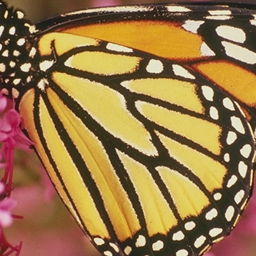
%> input picture test_images/butterfly.tif, 256 x 256 px
$ octave main.m   (GNU Octave 9; MATLAB toolbox functions it lacks are replaced by stand-ins)
%> lines starting %> are read from the running program, lines starting %| are printed output that depends on the picture
### helper_functions/PrepareImage.m
% Copyright 2017 Google Inc.
%
% Licensed under the Apache License, Version 2.0 (the "License");
% you may not use this file except in compliance with the License.
% You may obtain a copy of the License at
%
%     https://www.apache.org/licenses/LICENSE-2.0
%
% Unless required by applicable law or agreed to in writing, software
% distributed under the License is distributed on an "AS IS" BASIS,
% WITHOUT WARRANTIES OR CONDITIONS OF ANY KIND, either express or implied.
% See the License for the specific language governing permissions and
% limitations under the License.

% returns the luminance channel of the input_image

function luma_image = PrepareImage(input_image)

if  size(input_image,3) == 3
    ycbcr_im = rgb2ycbcr(uint8(input_image));
    luma_image = double(ycbcr_im(:,:,1));
else
    luma_image = input_image;
end

luma_image = double(luma_image);

### helper_functions/ComputePSNR.m
% Copyright 2017 Google Inc.
%
% Licensed under the Apache License, Version 2.0 (the "License");
% you may not use this file except in compliance with the License.
% You may obtain a copy of the License at
%
%     https://www.apache.org/licenses/LICENSE-2.0
%
% Unless required by applicable law or agreed to in writing, software
% distributed under the License is distributed on an "AS IS" BASIS,
% WITHOUT WARRANTIES OR CONDITIONS OF ANY KIND, either express or implied.
% See the License for the specific language governing permissions and
% limitations under the License.

% Computes the PSNR of two single-channel images

function out_psnr = ComputePSNR(orig_im,est_im)

err = sqrt(mean((orig_im(:)-est_im(:)).^2));
out_psnr = 20*log10(255/err);

return;

### parameters/GetUniformDeblurFPParams.m
% Copyright 2017 Google Inc.
%
% Licensed under the Apache License, Version 2.0 (the "License");
% you may not use this file except in compliance with the License.
% You may obtain a copy of the License at
%
%     https://www.apache.org/licenses/LICENSE-2.0
%
% Unless required by applicable law or agreed to in writing, software
% distributed under the License is distributed on an "AS IS" BASIS,
% WITHOUT WARRANTIES OR CONDITIONS OF ANY KIND, either express or implied.
% See the License for the specific language governing permissions and
% limitations under the License.

% Returns set of parameters
% set light_mode = true to run the code in a sub optimal but faster mode
% set light_mode = false to obtain the results reported in the RED paper
% psf - the Point Spread Function, used by the solver if use_fft == true
%       this feature is supported only for deblurring

function params = GetUniformDeblurFPParams(light_mode, psf, use_fft)

params = GetUniformDeblurSDParams(light_mode);

% number of outer iterations
if light_mode
    params.outer_iters = 100;
else
    params.outer_iters =200 ;
end

% use fft for solving a linear system in a closed form
params.use_fft = use_fft;
params.psf = psf;

% number of inner iterations, set to 'nan' if use_fft == true
if use_fft
    params.inner_iters = nan;
else
    params.inner_iters = 20;
end

return

### parameters/GetUniformDeblurSDParams.m
% Copyright 2017 Google Inc.
%
% Licensed under the Apache License, Version 2.0 (the "License");
% you may not use this file except in compliance with the License.
% You may obtain a copy of the License at
%
%     https://www.apache.org/licenses/LICENSE-2.0
%
% Unless required by applicable law or agreed to in writing, software
% distributed under the License is distributed on an "AS IS" BASIS,
% WITHOUT WARRANTIES OR CONDITIONS OF ANY KIND, either express or implied.
% See the License for the specific language governing permissions and
% limitations under the License.

% Returns set of parameters
% set light_mode = true to run the code in a sub optimal but faster mode
% set light_mode = false to obtain the results reported in the RED paper

function params = GetUniformDeblurSDParams(light_mode)

% regularization factor
params.lambda =0.008;    % the regularization parameter of non-local denoiser, i.e. BM3D
params.beta =0.012;      % the regularization parameter of local denoiser, i.e. TNRD

% number of outer iterations
if light_mode
    params.outer_iters = 500;
else
    params.outer_iters = 1000;
end

% level of noise assumed in the local regularization-denoiser
params.effective_sigma = 3.25;

### minimizers/RunFP.m
% Copyright 2017 Google Inc.
%
% Licensed under the Apache License, Version 2.0 (the "License");
% you may not use this file except in compliance with the License.
% You may obtain a copy of the License at
%
%     https://www.apache.org/licenses/LICENSE-2.0
%
% Unless required by applicable law or agreed to in writing, software
% distributed under the License is distributed on an "AS IS" BASIS,
% WITHOUT WARRANTIES OR CONDITIONS OF ANY KIND, either express or implied.
% See the License for the specific language governing permissions and
% limitations under the License.

% Objective:
%   Minimize E(x) = 1/(2sigma^2)||Hx-y||_2^2 + 0.5*lambda*x'*(x-denoise(x))
%   via the fixed-point method.
%   Please refer to Section 4.2 in the paper for more details:
%   "Deploying the Denoising Engine for Solving Inverse Problems --
%   Fixed-Point Strategy".
%
% Inputs:
%   y - the input image
%   ForwardFunc - the degradation operator H
%   BackwardFunc - the transpose of the degradation operator H
%   InitEstFunc - special initialization (e.g. the output of other method)
%   input_sigma - noise level
%   params.lambda - regularization parameter
%   params.outer_iters - number of total iterations
%   params.inner_iters - number of inner FP iterations
%   params.use_fft - solve the linear system Az = b using FFT rather than
%                    running gradient descent for params.inner_iters. This
%                    feature is suppoterd only for deblurring
%   params.psf     - the Point Spread Function (used only when
%                    use_fft == true).
%   params.effective_sigma - the input noise level to the denoiser
%   orig_im - the original image, used for PSNR evaluation ONLY
%
% Outputs:
%   im_out - the reconstructed image
%   psnr_out - PSNR measured between x_est and orig_im

function [im_out, psnr_out] = RunFP(y, ForwardFunc, BackwardFunc,...
    InitEstFunc, input_sigma, params, orig_im)

% print infp every PRINT_MOD steps
QUIET = 0;
PRINT_MOD = floor(params.outer_iters/10);
if ~QUIET
    fprintf('%7s\t%10s\t%12s\n', 'iter', 'PSNR', 'objective');
end

% parameters
lambda = params.lambda;
beta = params.beta;
outer_iters = params.outer_iters;
inner_iters = params.inner_iters;
effective_sigma = params.effective_sigma;
nSig=100;
Par=ParSet(nSig);
c=0.68;

% initialization
x_est = InitEstFunc(y);
Ht_y = BackwardFunc(y)/(input_sigma^2);

% compute the fft of the psf (useful for deblurring)
if isfield(params,'use_fft') && params.use_fft == true
    [h, w, ~] = size(y);
    fft_psf = zeros(h, w);
    t = floor(size(params.psf, 1)/2);
    fft_psf(h/2+1-t:h/2+1+t, w/2+1-t:w/2+1+t) = params.psf;
    fft_psf = fft2( fftshift(fft_psf) );

    fft_y = fft2(y);
    fft_Ht_y = conj(fft_psf).*fft_y / (input_sigma^2);
    fft_HtH = abs(fft_psf).^2 / (input_sigma^2);
end

% outer iterations
for k = 1:1:outer_iters

    % apply the denoising engine
    f_x_est1 = Denoiser1(x_est);
    f_x_est2 = Denoiser(x_est, effective_sigma);
    % solve Az = b by a variant of the SD method, where
    % A = 1/(sigma^2)*H'*H + lambda*I, and
    % b = 1/(sigma^2)*H'*y + lambda*denoiser(x_est)
    if isfield(params,'use_fft') && params.use_fft == true
        b = fft_Ht_y + lambda*fft2(f_x_est1) + beta*fft2(f_x_est2);
        %b = fft_Ht_y + lambda*fft2(f_x_est1);
        A = fft_HtH + lambda + beta;
        %A = fft_HtH + lambda;
        x_est = real(ifft2( b./A ));
        x_est = max( min(x_est, 255), 0);
    else
        for j=1:1:inner_iters
            b = Ht_y + lambda*f_x_est1+ beta*f_x_est2;
            %b = Ht_y + lambda*f_x_est1;
            ht_h_x_est = BackwardFunc(ForwardFunc(x_est))/(input_sigma^2);
            %res = b - ht_h_x_est - lambda*x_est;
            res = b - ht_h_x_est - lambda*x_est - beta*x_est;
            %A_res = BackwardFunc(ForwardFunc(res))/(input_sigma^2) + lambda*res;
            A_res = BackwardFunc(ForwardFunc(res))/(input_sigma^2) + (lambda+beta)*res;
            mu_opt = mean(res(:).*A_res(:))/mean(A_res(:).*A_res(:));
            x_est = x_est + mu_opt*res;
            x_est = max( min(x_est, 255), 0);
        end
    end
    if ~QUIET && (mod(k,PRINT_MOD) == 0 || k == outer_iters)
        % evaluate the cost function
        fun_val = CostFunc(y, x_est, ForwardFunc, input_sigma,...
            lambda,beta, effective_sigma);
        im_out = x_est(1:size(orig_im,1), 1:size(orig_im,2));
        psnr_out = ComputePSNR(orig_im, im_out);
        fprintf('%7i %12.5f %12.5f \n', k, psnr_out, fun_val);
    end
end

im_out = x_est(1:size(orig_im,1), 1:size(orig_im,2));
psnr_out = ComputePSNR(orig_im, im_out);

return

### main.m
% Copyright 2017 Google Inc.
    %
% Licensed under the Apache Lic
% ense, Version 2.0 (the "License");
% you may not use this file except in compliance with the License.
% You may obtain a copy of the License at
%
%     https://www.apache.org/licenses/LICENSE-2.0
%
% Unless required by applicable law or agreed to in writing, software
% distributed under the License is distributed on an "AS IS" BASIS,
% WITHOUT WARRANTIES OR CONDITIONS OF ANY KIND, either express or implied.
% See the License for the specific language governing permissions and
% limitations under the License.

% Demonstration of the image restoration experiments conducted in
% Y. Romano, M. Elad, and P. Milanfar, "The Little Engine that Could:
% Regularization by Denoising (RED)", submitted to SIAM Journal on Imaging
% Sciences, 2016. https://arxiv.org/abs/1611.02862
%
% This example reads a ground-truth image, degrades the image by
% first blurring or downscaling it, followed by an addition of random white
% Gaussian noise. Then it calls to RED in order to restore the image.
% This example compares the input and output PSNR, shows and saves the
% results. The suggested image-adaptive Laplacian-regularization functional
% is minimized using the Fixed-Point, ADMM, and Steepest Descent methods.
% Please refer to the paper for more details.
%
% The following are the degradation models that this example handles:
% 'UniformBlur'  - 9X9 uniform psf with noise-level equal to sqrt(2)
% 'GaussianBlur' - 25X25 Gaussian psf with std 1.6 and noise-level
%                  equal to sqrt(2)
% 'Downscale'    - 7X7 Gaussian psf with std 1.6 and noise-level equal to 5
%
% The denoising engine is TNRD: Yunjin Chen, and Thomas Pock, "Trainable
% Nonlinear Reaction Diffusion: A Flexible Framework for Fast and Effective
% Image Restoration", IEEE TPAMI 2016. The code is available in
% http://www.icg.tugraz.at/Members/Chenyunjin/about-yunjin-chen
% Note: Enable parallel pool to reduce runtime.
%
% The degradation process is similar to the one suggested in NCSR paper:
% Weisheng Dong, Lei Zhang, Guangming Shi, and Xin Li "Nonlocally
% Centralized Sparse Representation for Image Restoration", IEEE-TIP, 2013.
% The code is available in http://www4.comp.polyu.edu.hk/~cslzhang/NCSR.htm
%

%clc;
clear;
close all;

% configure the path
% denoising functions
addpath(genpath('./tnrd_denoising/'));
% SD, FP, and ADMM methods
addpath(genpath('./minimizers/'));
% contains the default params
addpath(genpath('./parameters/'));
% contains basic functions
addpath(genpath('./helper_functions/'));
% test images for the debluring and super resolution problems,
% taken from NCSR software package
addpath(genpath('./test_images/'));

% set light_mode = true to run the code in a sub optimal but faster mode
% set light_mode = false to obtain the results reported in the RED paper
light_mode = false;

if light_mode
    fprintf('Running in light mode. ');
    fprintf('Turn off to obatain the results reported in RED paper.\n');
else
    fprintf('Light mode option is off. ');
    fprintf('Reproducing the result in RED paper.\n');
end

%% read the original image

file_name = 'butterfly.tif';
fprintf('Reading %s image...', file_name);
orig_im = imread(['./test_images/' file_name]);
%> orig_im is the input picture: size 256x256x3 uint8; mean R, G, B 153, 119.2, 72.8
orig_im = double(orig_im);
%> orig_im: size 256x256x3 double

fprintf(' Done.\n');


%% define the degradation model

% choose the secenrio: 'UniformBlur', 'GaussianBlur', or 'Downscale'
degradation_model = 'UniformBlur';

fprintf('Test case: %s degradation model.\n', degradation_model);

switch degradation_model
    case 'UniformBlur'
        % noise level
        input_sigma = sqrt(2);
        % filter size
        psf_sz = 9;
        % create uniform filter
        psf = fspecial('average', psf_sz);
        % use fft to solve a system of linear equations in closed form
        use_fft = true;
        % create a function-handle to blur the image
        ForwardFunc = ...
            @(in_im) imfilter(in_im,psf,'conv','same','circular');
        % the psf is symmetric, i.e., the ForwardFunc and BackwardFunc
        % are the same
        BackwardFunc = ForwardFunc;
        % special initialization (e.g. the output of other method)
        % set to identity mapping
        InitEstFunc = @(in_im) in_im;

    case 'GaussianBlur'
        % noise level
        input_sigma = sqrt(2);
        % filter size
        psf_sz = 25;
        % std of the Gaussian filter
        gaussian_std = 1.6;
        % create gaussian filter
        psf = fspecial('gaussian', psf_sz, gaussian_std);
        % use fft to solve a system of linear equations in closed form
        use_fft = true;
        % create a function handle to blur the image
        ForwardFunc = ...
            @(in_im) imfilter(in_im,psf,'conv','same','circular');
        % the psf is symmetric, i.e., the ForwardFunc and BackwardFunc
        % are the same
        BackwardFunc = ForwardFunc;
        % special initialization (e.g. the output of other method)
        % set to identity mapping
        InitEstFunc = @(in_im) in_im;

    case 'Downscale'
        % noise level
        input_sigma = 5;
        % filter size
        psf_sz = 7;
        % std of the Gaussian filter
        gaussian_std = 1.6;
        % create gaussian filter
        psf = fspecial('gaussian', psf_sz, gaussian_std);
        % scaling factor
        scale = 3;

        % compute the size of the low-res image
        lr_im_sz = [ceil(size(orig_im,1)/scale),...
                    ceil(size(orig_im,2)/scale)];
        % create the degradation operator
        H = CreateBlurAndDecimationOperator(scale,lr_im_sz,psf);
        % downscale
        ForwardFunc = @(in_im) reshape(H*in_im(:),lr_im_sz);
        % upscale
        BackwardFunc = @(in_im) reshape(H'*in_im(:),scale*lr_im_sz);
        % special initialization (e.g. the output of other method)
        % use bicubic upscaler
        InitEstFunc = @(in_im) imresize(in_im,scale,'bicubic');

    otherwise
        error('Degradation model is not defined');
end


%% degrade the original image

switch degradation_model
    case {'UniformBlur', 'GaussianBlur'}
        fprintf('Blurring...');
        % blur each channel using the ForwardFunc
        input_im = zeros( size(orig_im) );
        for ch_id = 1:size(orig_im,3)
            input_im(:,:,ch_id) = ForwardFunc(orig_im(:,:,ch_id));
        end
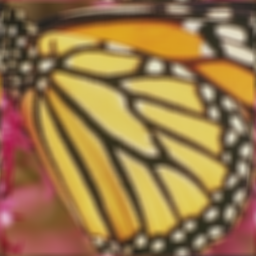
%> input_im: size 256x256x3 double; mean R, G, B 153, 119.2, 72.8; mean of the top-left, top-right, bottom-left and bottom-right quarters 110, 119.1, 111.6, 119.3
        % use 'seed' = 0 to be consistent with the experiments in NCSR
        randn('seed', 0);

    case 'Downscale'
        fprintf('Downscaling...');
        % blur the image, similar to the degradation process of NCSR
        input_im = Blur(orig_im, psf);
        % decimate
        input_im = input_im(1:scale:end,1:scale:end,:);
        % use 'state' = 0 to be consistent with the experiments in NCSR
        randn('state', 0);

    otherwise
        error('Degradation model is not defined');
end

% add noise
fprintf(' Adding noise...');
input_im = input_im + input_sigma*randn(size(input_im));

% convert to YCbCr color space if needed
input_luma_im = PrepareImage(input_im);
%> in PrepareImage, `ycbcr_im = rgb2ycbcr(uint8(input_image));`: ycbcr_im: size 256x256x3 uint8; mean of channels 1, 2, 3 122.5, 102.6, 146.1
%> in PrepareImage, `luma_image = double(ycbcr_im(:,:,1));`:
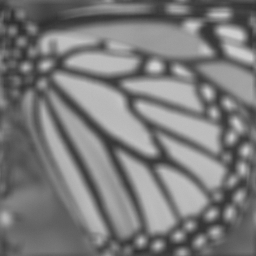
%> luma_image: size 256x256 double; min 46, max 210, mean 122.5
orig_luma_im = PrepareImage(orig_im);
%> in PrepareImage (call 2), `ycbcr_im = rgb2ycbcr(uint8(input_image));`: ycbcr_im: size 256x256x3 uint8; mean of channels 1, 2, 3 122.5, 102.6, 146.2
%> in PrepareImage (call 2), `luma_image = double(ycbcr_im(:,:,1));`:
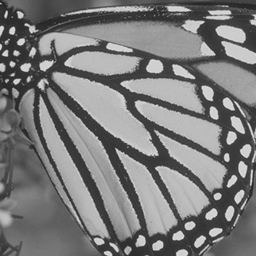
%> luma_image: size 256x256 double; min 33, max 226, mean 122.5

if strcmp(degradation_model,'Downscale')
    % upscale using bicubic
    input_im = imresize(input_im,scale,'bicubic');
    input_im = input_im(1:size(orig_im,1), 1:size(orig_im,2), :);
end
fprintf(' Done.\n');
psnr_input = ComputePSNR(orig_im, input_im);
%> in ComputePSNR, `err = sqrt(mean((orig_im(:)-est_im(:)).^2));`: err = 32.56
%> in ComputePSNR, `out_psnr = 20*log10(255/err);`: out_psnr = 17.88
%> psnr_input = 17.88


%% minimize the Laplacian regularization functional via Fixed Point

fprintf('Restoring using RED: Fixed-Point method\n');

switch degradation_model
    case 'UniformBlur'
        params_fp = GetUniformDeblurFPParams(light_mode, psf, use_fft);
   case 'GaussianBlur'
        params_fp = GetGaussianDeblurFPParams(light_mode, psf, use_fft);
    case 'Downscale'
        assert(exist('use_fft','var') == 0);
        params_fp = GetSuperResFPParams(light_mode);
    otherwise
        error('Degradation model is not defined');
end

[est_fp_im, psnr_fp] = RunFP(input_luma_im,...
                             ForwardFunc,...
                             BackwardFunc,...
                             InitEstFunc,...
                             input_sigma,...
                             params_fp,...
                            orig_luma_im);
%> the run ends on the next line

$ run again, with test_images/boats.tif copied over test_images/butterfly.tif
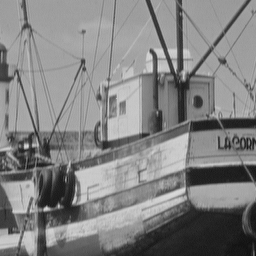
%> input picture test_images/boats.tif, 256 x 256 px
%> orig_im is the input picture: size 256x256 uint8; min 11, max 220, mean 130.2
%> orig_im: size 256x256 double
%> after the loop `for ch_id = 1:size(orig_im,3)`:
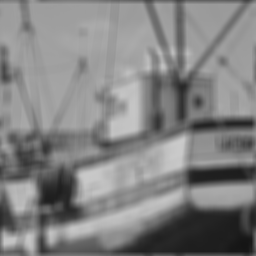
%> input_im: size 256x256 double; min 21.25, max 202.6, mean 130.2
%> err = 19.63
%> out_psnr = 22.27
